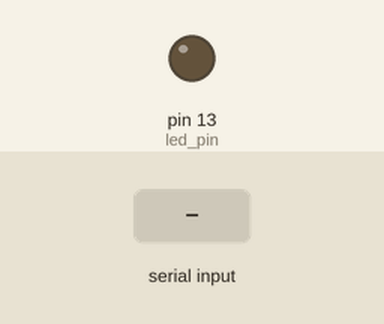
Bench run of a sketch on a simulated Arduino Uno, built with avr-gcc and run on an emulated ATmega328P. On the bench: output pins drawn as LEDs (lit = HIGH). The inputs (shaded band) are chosen by the test bench.

Above: at 1.4 s.
1.5 s: "90,45\n" received over Serial
At 2.3 s:
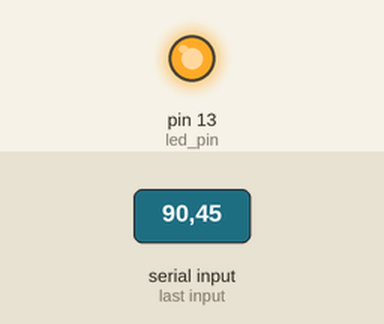
3.0 s: "30,150\n" received over Serial
At 4.2 s:
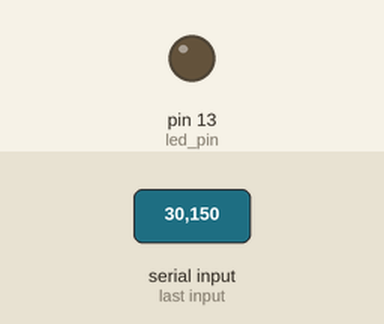
4.5 s: "1\n" received over Serial
At 5.2 s:
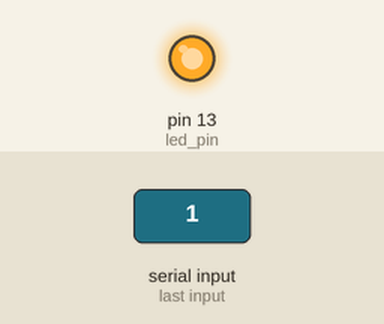
Timing chart, 0 to 7.5 s (numbered marks = the images above; inputs shaded):
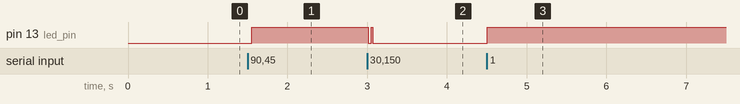

Measured:
- after the input at 1.5 s, pin 13 (led_pin): LOW → HIGH after 0.05 s
- after the input at 3.0 s, pin 13 (led_pin): HIGH → LOW at once, → HIGH 0.04 s later, → LOW 0.02 s later
- after the input at 4.5 s, pin 13 (led_pin): LOW → HIGH at once

The sketch:

main_ismatec.ino
```cpp
/*
 * Arduino Uno code to control Ismatec Reglo peristaltic pump via Bluetooth
 *
 * Receives commands from Bluetooth, then sends ASCII characters to pump via RS232 cable
 *
 * Bluetooth inputs:
 * "0" - Switch off all channels
 * "1" - Switch on channel 1
 * "2" - Switch off channel 1
 * "3" - Switch on channel 2
 * "4" - Switch off channel 2
 * "5" - Switch on channel 3
 * "6" - Switch off channel 3
 * "7" - Switch on channel 4
 * "8" - Switch off channel 4
 *
 * Pump manual: http://www.ismatec.com/download/documents/4189_Ismatec_Reglo_SS.pdf
 *
 */

#include <SoftwareSerial.h>
SoftwareSerial BluetoothSerial(10, 11); // RX, TX

// Initialise variables
int led_pin = 13;
int bufferInt = -1;
int channelNumber;
int pump_channel, on_or_off;
char command;

int pumpcommand(int pump_channel, int on_or_off) {

  // Configure pump to appropriate channel
  BluetoothSerial.write(49); // Pump ID 1
  BluetoothSerial.write(126);   // tilde prefix
  BluetoothSerial.write(48+pump_channel);    // Channel to operate
  end_of_message();

  // Decide what action to send
  if (on_or_off==0) {

    command = 73;
    digitalWrite(led_pin, LOW);

  } else if(on_or_off==1) {

    command = 72;
    digitalWrite(led_pin, HIGH);

  }

  // Send the command
  BluetoothSerial.write(48+pump_channel);
  BluetoothSerial.write(command);
  end_of_message();
}

// End of every pump message must be followed by these ASCII chars
void end_of_message() {
    BluetoothSerial.write(13); // Carriage return
    BluetoothSerial.write(10);  // New line feed
}

// Configures the RPM (0100[.]00) for a particular channel
void set_channel_speed(int pump_channel) {

    // Configure pump to appropriate channel
    BluetoothSerial.write(49); // Pump ID 1
    BluetoothSerial.write(126); // tilde prefix
    BluetoothSerial.write(48+pump_channel);  // Channel to operate
    end_of_message();

    int speed_char = 83;
    BluetoothSerial.write(48+pump_channel); // Channel to operate
    BluetoothSerial.write(speed_char);
    BluetoothSerial.write(48);
    BluetoothSerial.write(49);
    BluetoothSerial.write(48);
    BluetoothSerial.write(48);
    BluetoothSerial.write(48);
    BluetoothSerial.write(48);
    end_of_message();
}


void setup() {
  // Configure bluetooth connection rate
  Serial.begin(9600);
    while (!Serial) {
    ; // wait for serial port to connect. Needed for native USB
  }

  // Connect to bluetooth module
  BluetoothSerial.begin(9600);
  delay(200);

  // Set RPM of all channels to max
  set_channel_speed(1);
  set_channel_speed(2);
  set_channel_speed(3);
  set_channel_speed(4);

  // Also display behaviour on LED pin
  pinMode(led_pin, OUTPUT);

}

void loop() {

  // Check for input
  if(Serial.available() > 0){

    bufferInt = Serial.read();

    switch (bufferInt-48) {

        case 0: {
                  // All off
                  pumpcommand(1,0);
                  pumpcommand(2,0);
                  pumpcommand(3,0);
                  pumpcommand(4,0);
                  break;
                }
        case 1: pumpcommand(1,1); break;
        case 2: pumpcommand(1,0); break;
        case 3: pumpcommand(2,1); break;
        case 4: pumpcommand(2,0); break;
        case 5: pumpcommand(3,1); break;
        case 6: pumpcommand(3,0); break;
        case 7: pumpcommand(4,1); break;
        case 8: pumpcommand(4,0); break;

   }
  }
}
```
